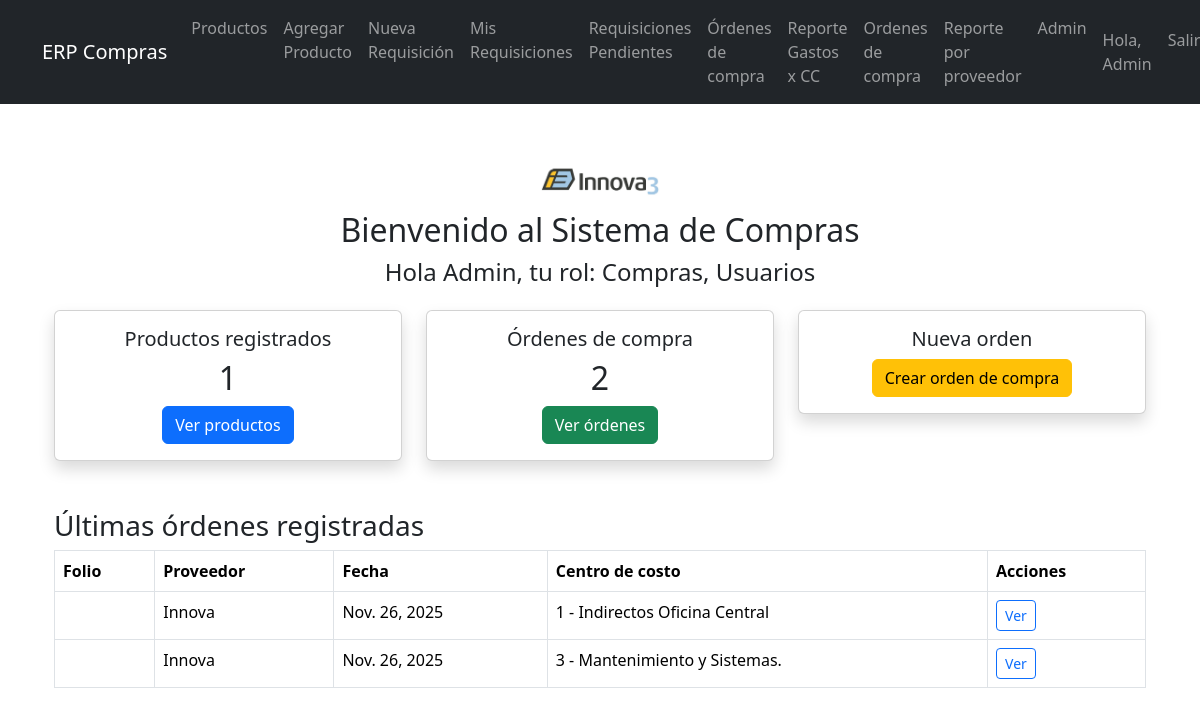
Before: / (signed in) with the older database file.
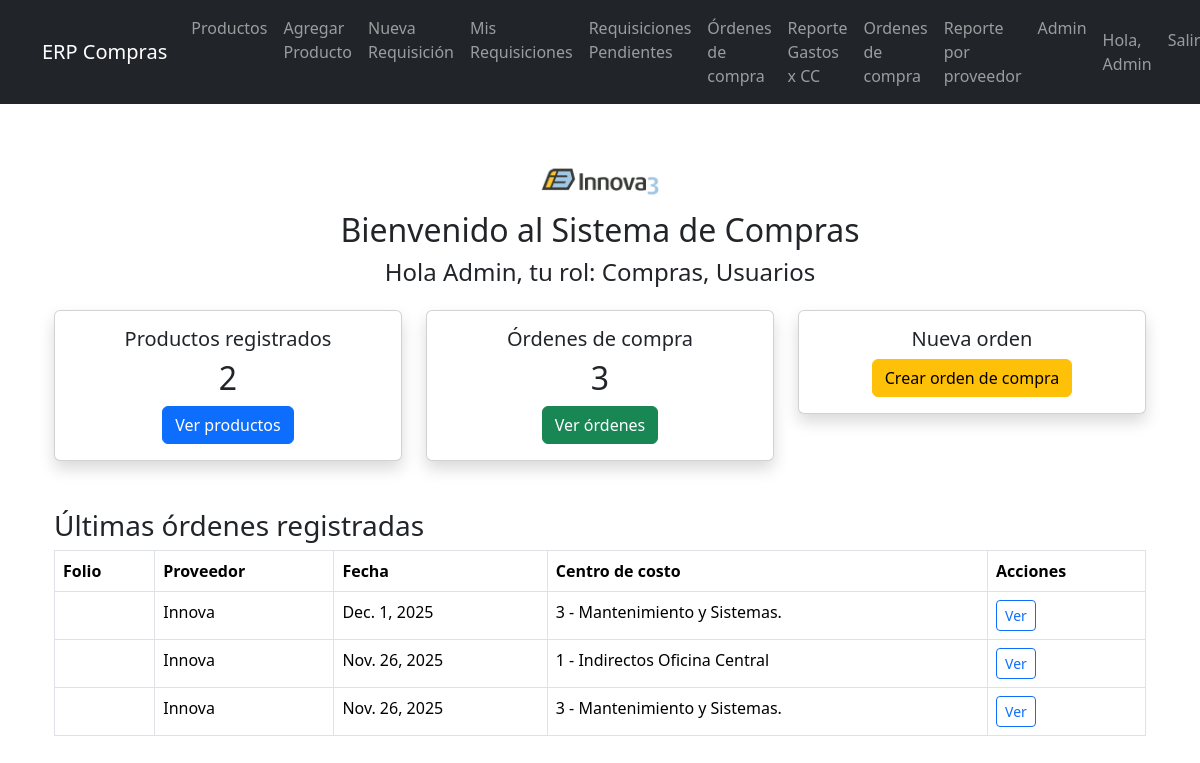
After: the same page with the newer database file.
### compras/models.py (models this page shows, shortened)
class OrdenCompra(models.Model):
    ESTADOS_OC = [
        ("PENDIENTE", "Pendiente"),
        ("RECIBIDA", "Recibida"),
    ]
    fecha = models.DateField()
    proveedor = models.CharField(max_length=100)
    centro_costo = models.ForeignKey('CentroCosto', on_delete=models.CASCADE)
    consecutivo = models.CharField(max_length=50, blank=True)
    fecha_autorizacion = models.DateField(blank=True, null=True)
    condiciones_pago = models.TextField(blank=True)
    condiciones_entrega = models.TextField(blank=True)
    factura_folio = models.CharField(max_length=100, blank=True)
    criterios_aceptacion = models.TextField(blank=True)
    observaciones = models.TextField(blank=True)
    descuento = models.DecimalField(max_digits=10, decimal_places=2, default=0)
    anticipo = models.DecimalField(max_digits=10, decimal_places=2, default=0)
    estado = models.CharField(
        max_length=20,
        choices=ESTADOS_OC,
        default="PENDIENTE",
    )

class CentroCosto(models.Model):
    nombre = models.CharField(max_length=100)
    def __str__(self):
        return self.nombre

### compras/views.py (the view)
# urls.py: path('', views.home, name='home'),
@login_required
def home(request):
    usuario = request.user
    es_admin = usuario.is_superuser
    es_compras = usuario.groups.filter(name='Compras').exists()
    total_productos = Producto.objects.count()
    total_productos = Producto.objects.count()
    total_ordenes = OrdenCompra.objects.count()
    ultimas_ordenes = OrdenCompra.objects.order_by('-fecha')[:5]
    return render(request, 'compras/home.html', {
        'usuario': request.user,
        'es_admin': es_admin,
        'es_compras': es_compras,
        'total_productos': total_productos,
        'total_ordenes': total_ordenes,
        'ultimas_ordenes': ultimas_ordenes,
    })

### compras/templates/compras/home.html (shortened to what this page needs)
{% extends 'compras/base.html' %}
{% load static %}
{% block content %}
<div class="container my-5">
    <div class="text-center mb-4">
        <img src="/static/logo.jpg" alt="Logo Empresa" width="150"/>
        <h2>Bienvenido al Sistema de Compras</h2>
        <h4>Hola {{ usuario.get_full_name|default:usuario.username }}, tu rol:
            {% for group in usuario.groups.all %}{{ group.name }}{% if not forloop.last %}, {% endif %}{% endfor %}
        </h4>
    </div>
    <div class="row mb-5">
    <div class="col-md-4">
        <div class="card shadow">
            <div class="card-body text-center">
                <h5>Productos registrados</h5>
                <h2>{{ total_productos }}</h2>
                <a href="{% url 'lista_productos' %}" class="btn btn-primary">Ver productos</a>
            </div>
        </div>
    </div>
    {% if es_admin or es_compras %}
        <div class="col-md-4">
            <div class="card shadow">
                <div class="card-body text-center">
                    <h5>Órdenes de compra</h5>
                    <h2>{{ total_ordenes }}</h2>
                    <a href="{% url 'lista_ordenes' %}" class="btn btn-success">Ver órdenes</a>
                </div>
            </div>
        </div>
        <div class="col-md-4">
            <div class="card shadow">
                <div class="card-body text-center">
                    <h5>Nueva orden</h5>
                    <a href="{% url 'agregar_orden' %}" class="btn btn-warning">Crear orden de compra</a>
                </div>
            </div>
        </div>
    {% endif %}
</div>
 {% if es_admin or es_compras %}
    <h3>Últimas órdenes registradas</h3>
    <table class="table table-bordered">
        <thead>
            <tr>
                <th>Folio</th>
                <th>Proveedor</th>
                <th>Fecha</th>
                <th>Centro de costo</th>
                <th>Acciones</th>
            </tr>
        </thead>
        <tbody>
            {% for orden in ultimas_ordenes %}
            <tr>
                <td>{{ orden.consecutivo }}</td>
                <td>{{ orden.proveedor }}</td>
                <td>{{ orden.fecha }}</td>
                <td>{{ orden.centro_costo }}</td>
                <td><a href="{% url 'detalle_orden' orden.id %}" class="btn btn-outline-primary btn-sm">Ver</a></td>
            </tr>
            {% empty %}
            <tr><td colspan="5">No hay órdenes registradas.</td></tr>
            {% endfor %}
        </tbody>
    </table>
{% endif %}
</div>
{% endblock %}

### compras/templates/compras/base.html (shortened to what this page needs)
{% load static %}
<!DOCTYPE html>
<html lang="es">
<head>
    <link rel="stylesheet" href="https://cdn.jsdelivr.net/npm/bootstrap@5.3.3/dist/css/bootstrap.min.css">
</head>
<body>
    <nav class="navbar navbar-expand-lg navbar-dark bg-dark mb-4">
        <div class="container">
            <a class="navbar-brand" href="{% url 'home' %}">ERP Compras</a>
            <div class="collapse navbar-collapse">
                <ul class="navbar-nav me-auto mb-2 mb-lg-0">
                    <li class="nav-item"><a class="nav-link" href="{% url 'lista_productos' %}">Productos</a></li>
                    <li class="nav-item"><a class="nav-link" href="{% url 'agregar_producto' %}">Agregar Producto</a></li>
                    <li class="nav-item"><a class="nav-link" href="{% url 'crear_requisicion' %}">Nueva Requisición</a></li>
                    <li class="nav-item"><a class="nav-link" href="{% url 'mis_requisiciones' %}">Mis Requisiciones</a></li>
                    {% if es_admin or es_compras %}
                        <li class="nav-item"><a class="nav-link" href="{% url 'requisiciones_pendientes' %}">Requisiciones Pendientes</a></li>
                        <li class="nav-item"><a class="nav-link" href="{% url 'lista_ordenes' %}">Órdenes de compra</a></li>
                        <li class="nav-item"><a class="nav-link" href="{% url 'reporte_gastos_centrocosto' %}">Reporte Gastos x CC</a></li>
                        <li class="nav-item"><a class="nav-link" href="{% url 'lista_productos' %}">Ordenes de compra</a></li>
                        <li class="nav-item"><a class="nav-link" href="{% url 'reporte_compras_proveedor' %}">Reporte por proveedor</a></li>
                    {% endif %}
                    <li class="nav-item"><a class="nav-link" href="/admin/">Admin</a></li>
                </ul>
                <ul class="navbar-nav ms-auto mb-2 mb-lg-0">
                    {% if usuario.is_authenticated %}
                        <li class="nav-item"><span class="nav-link">Hola, {{ usuario.username }}</span></li>
                        <li class="nav-item"><a class="nav-link" href="{% url 'logout' %}">Salir</a></li>
                    {% else %}
                        <li class="nav-item"><a class="nav-link" href="{% url 'login' %}">Acceder</a></li>
                    {% endif %}
                </ul>
            </div>
        </div>
    </nav>
    <div class="container">
        {% block content %}
        {% endblock %}
    </div>
</body>
</html>

Changed rows visible on the page:
added OrdenCompra: proveedor "Innova", fecha "Dec. 1, 2025", centro_costo "3 - Mantenimiento y Sistemas."
Other visible differences:
{{ total_productos }}: "1" → "2"
{{ total_ordenes }}: "2" → "3"
